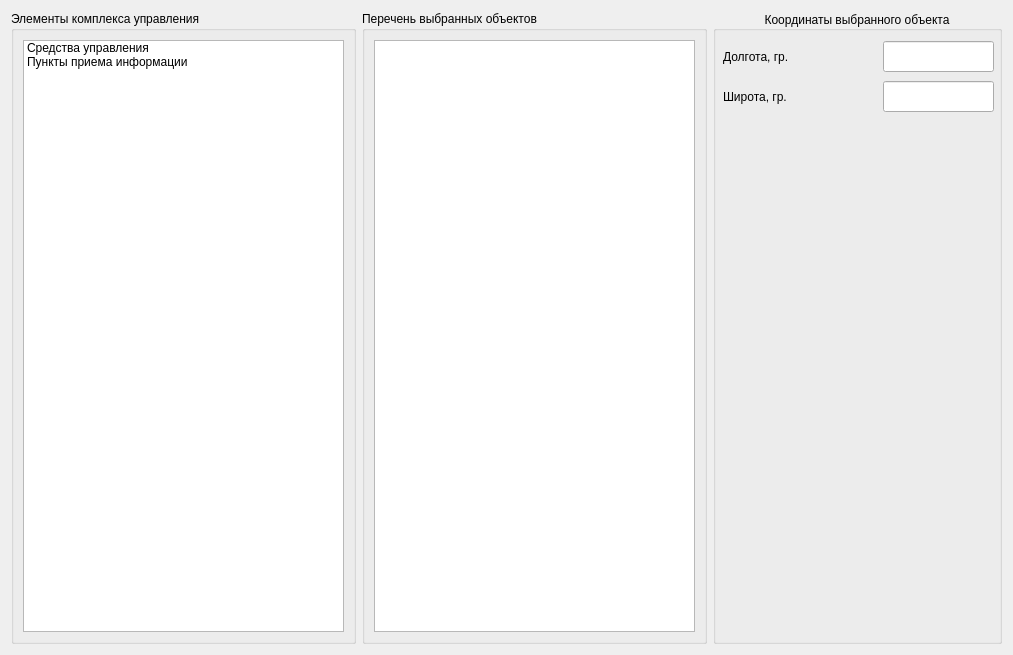
<?xml version="1.0" encoding="UTF-8"?>
<ui version="4.0">
 <class>C_listgcc</class>
 <widget class="QWidget" name="C_listgcc">
  <property name="geometry">
   <rect>
    <x>0</x>
    <y>0</y>
    <width>1013</width>
    <height>655</height>
   </rect>
  </property>
  <property name="windowTitle">
   <string>Form</string>
  </property>
  <layout class="QHBoxLayout" name="horizontalLayout">
   <item>
    <widget class="QGroupBox" name="groupBox">
     <property name="title">
      <string>Элементы комплекса управления</string>
     </property>
     <layout class="QHBoxLayout" name="horizontalLayout_2">
      <item>
       <widget class="QListWidget" name="listWidget">
        <item>
         <property name="text">
          <string>Средства управления</string>
         </property>
        </item>
        <item>
         <property name="text">
          <string>Пункты приема информации</string>
         </property>
        </item>
       </widget>
      </item>
     </layout>
    </widget>
   </item>
   <item>
    <widget class="QGroupBox" name="groupBox_2">
     <property name="title">
      <string>Перечень выбранных объектов</string>
     </property>
     <layout class="QHBoxLayout" name="horizontalLayout_3">
      <item>
       <widget class="QListWidget" name="listWidget_2"/>
      </item>
     </layout>
    </widget>
   </item>
   <item>
    <widget class="QGroupBox" name="groupBox_3">
     <property name="minimumSize">
      <size>
       <width>289</width>
       <height>0</height>
      </size>
     </property>
     <property name="maximumSize">
      <size>
       <width>289</width>
       <height>16777215</height>
      </size>
     </property>
     <property name="title">
      <string>Координаты выбранного объекта</string>
     </property>
     <property name="alignment">
      <set>Qt::AlignCenter</set>
     </property>
     <widget class="QLabel" name="label_longitude">
      <property name="geometry">
       <rect>
        <x>10</x>
        <y>30</y>
        <width>71</width>
        <height>31</height>
       </rect>
      </property>
      <property name="text">
       <string>Долгота, гр.</string>
      </property>
     </widget>
     <widget class="QLineEdit" name="lineEdit_longitude">
      <property name="geometry">
       <rect>
        <x>170</x>
        <y>30</y>
        <width>111</width>
        <height>31</height>
       </rect>
      </property>
      <property name="sizePolicy">
       <sizepolicy hsizetype="Expanding" vsizetype="Fixed">
        <horstretch>0</horstretch>
        <verstretch>0</verstretch>
       </sizepolicy>
      </property>
      <property name="contextMenuPolicy">
       <enum>Qt::DefaultContextMenu</enum>
      </property>
      <property name="layoutDirection">
       <enum>Qt::LeftToRight</enum>
      </property>
      <property name="autoFillBackground">
       <bool>false</bool>
      </property>
      <property name="text">
       <string/>
      </property>
     </widget>
     <widget class="QLineEdit" name="lineEdit_latitude">
      <property name="geometry">
       <rect>
        <x>170</x>
        <y>70</y>
        <width>111</width>
        <height>31</height>
       </rect>
      </property>
      <property name="sizePolicy">
       <sizepolicy hsizetype="Expanding" vsizetype="Fixed">
        <horstretch>0</horstretch>
        <verstretch>0</verstretch>
       </sizepolicy>
      </property>
      <property name="contextMenuPolicy">
       <enum>Qt::DefaultContextMenu</enum>
      </property>
      <property name="layoutDirection">
       <enum>Qt::LeftToRight</enum>
      </property>
      <property name="autoFillBackground">
       <bool>false</bool>
      </property>
      <property name="text">
       <string/>
      </property>
     </widget>
     <widget class="QLabel" name="label_latitude">
      <property name="geometry">
       <rect>
        <x>10</x>
        <y>70</y>
        <width>71</width>
        <height>31</height>
       </rect>
      </property>
      <property name="text">
       <string>Широта, гр.</string>
      </property>
     </widget>
    </widget>
   </item>
  </layout>
 </widget>
 <resources/>
 <connections/>
</ui>
